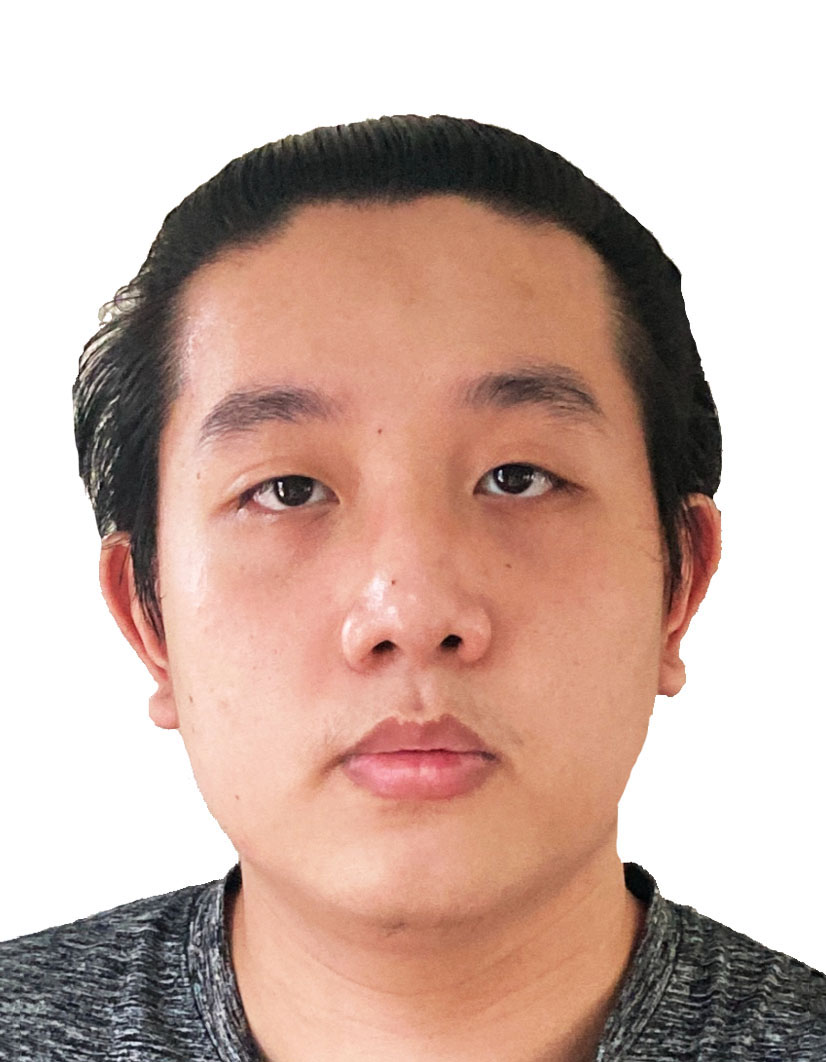
#> input picture lab4/MyFacePicSVRC.jpg, 826 x 1062 px, found by its file name
$ python cdf.py
#> lines starting #> are read from the running program, lines starting #| are printed output that depends on the picture
import cv2 as cv
import numpy as np
from matplotlib import pyplot as plt
img = cv.imread(r'D:\Lab\Telecommunication Lab\lab4\MyFacePicSVRC.jpg',0)
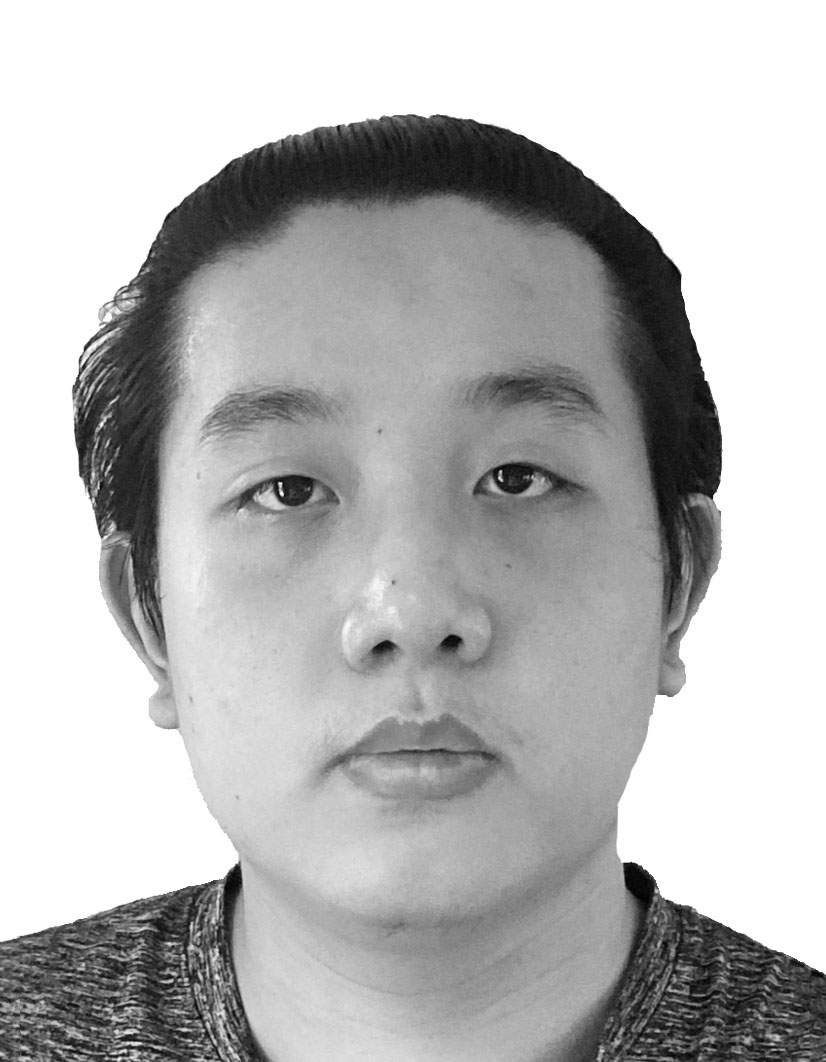
#> img: shape (1062, 826); min 0, max 255, mean 184
# data distribution , cdf from hist and normalized
hist,bins = np.histogram(img.ravel(),256,[0,256])
#> hist = 256 values, max 337562 at index 255, min 4 at index 1, mean 3426.6; bins = 257 values from 0 to 256
cdf = hist.cumsum()
#> cdf = 256 values from 9 to 877212
cdf_normalized = cdf * float(hist.max()) / cdf.max()
#> cdf_normalized = 256 values from 3.46 to 337562
plt.hist(img.ravel(),256,[0,256], color = 'r')
plt.plot(cdf_normalized, color = 'b')
plt.xlim([0,256])
plt.legend(('Normalized CDF','Histogram'), loc = 'upper left')
plt.ylabel('Number Of Pixel'),plt.xlabel('Intensity  value')
plt.show()
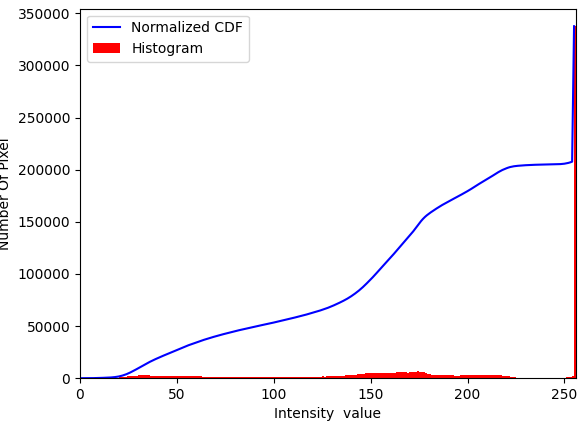
#> figure drawn by matplotlib, 1 panel; tallest bar 337562 high, from x = 255 to 256; curve peaks at x = 255, y = 337562

$ run again, with lab4/MyFacePic1.jpg copied over lab4/MyFacePicSVRC.jpg
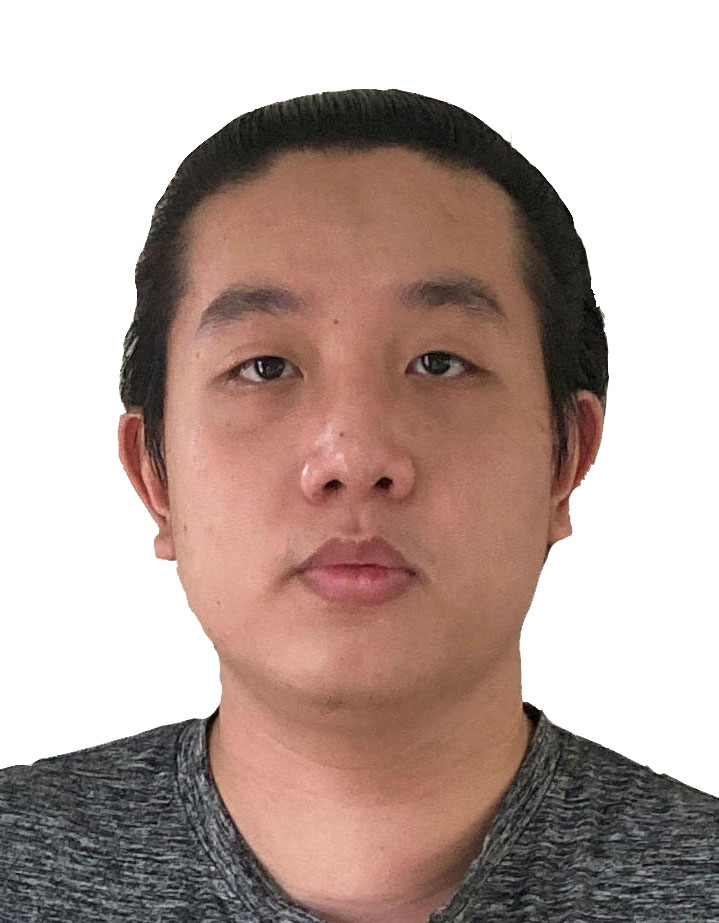
#> input picture lab4/MyFacePic1.jpg, 719 x 923 px, found by its file name
#> `img = cv.imread(r'D:\Lab\Telecommunication Lab\lab4\MyFacePicSVRC.jpg'..`:
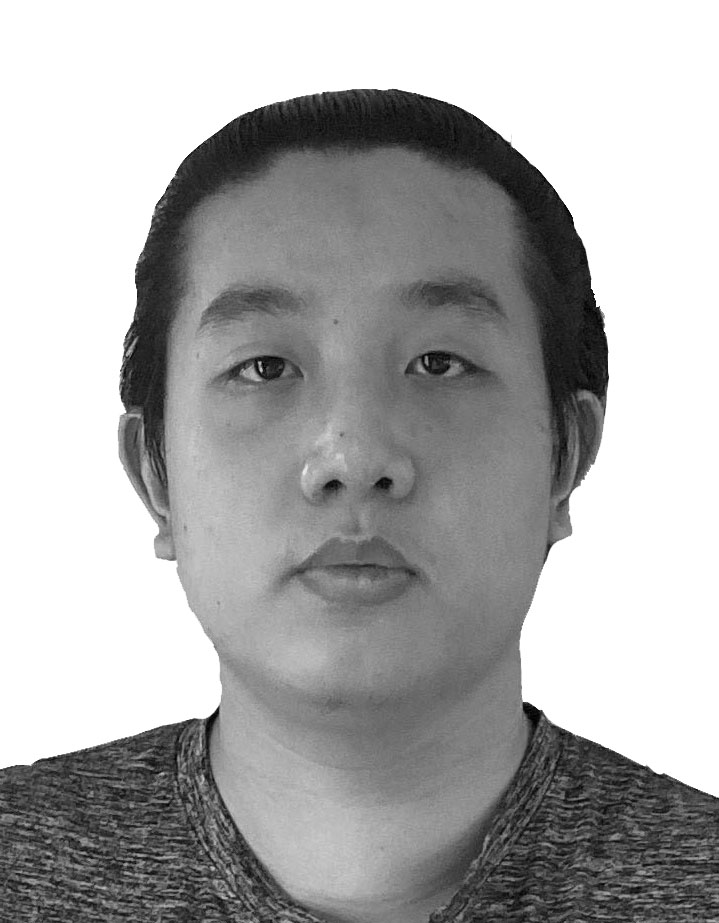
#> img: shape (923, 719); min 0, max 255, mean 171.5
#> hist = 256 values, max 276786 at index 255, min 9 at index 1, mean 2592.3; bins = 257 values from 0 to 256
#> cdf = 256 values from 26 to 663637
#> cdf_normalized = 256 values from 10.84 to 276786
#> `plt.show()`:
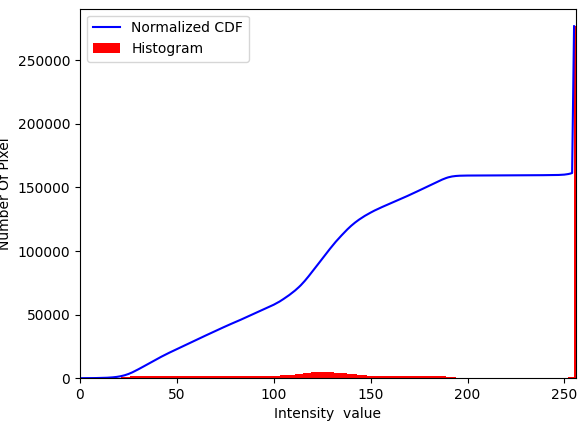
#> figure drawn by matplotlib, 1 panel; tallest bar 276786 high, from x = 255 to 256; curve peaks at x = 255, y = 276786

$ run again, with lab4/MyFacePic2.jpg copied over lab4/MyFacePicSVRC.jpg
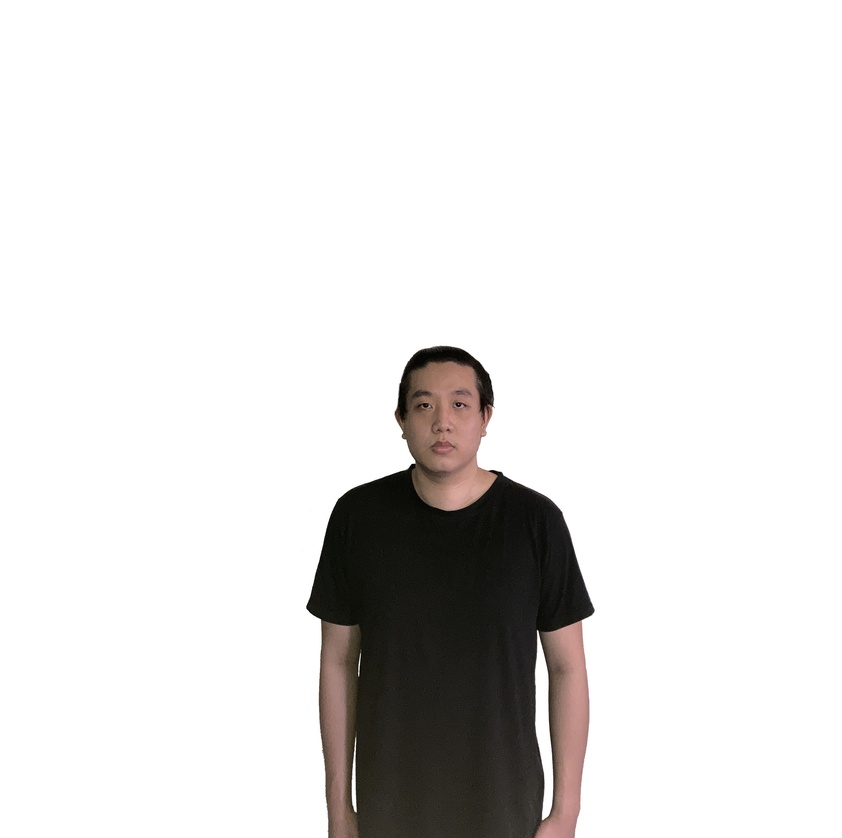
#> input picture lab4/MyFacePic2.jpg, 842 x 838 px, shrunk from 3024 x 3012 before the run, found by its file name
#> `img = cv.imread(r'D:\Lab\Telecommunication Lab\lab4\MyFacePicSVRC.jpg'..`:
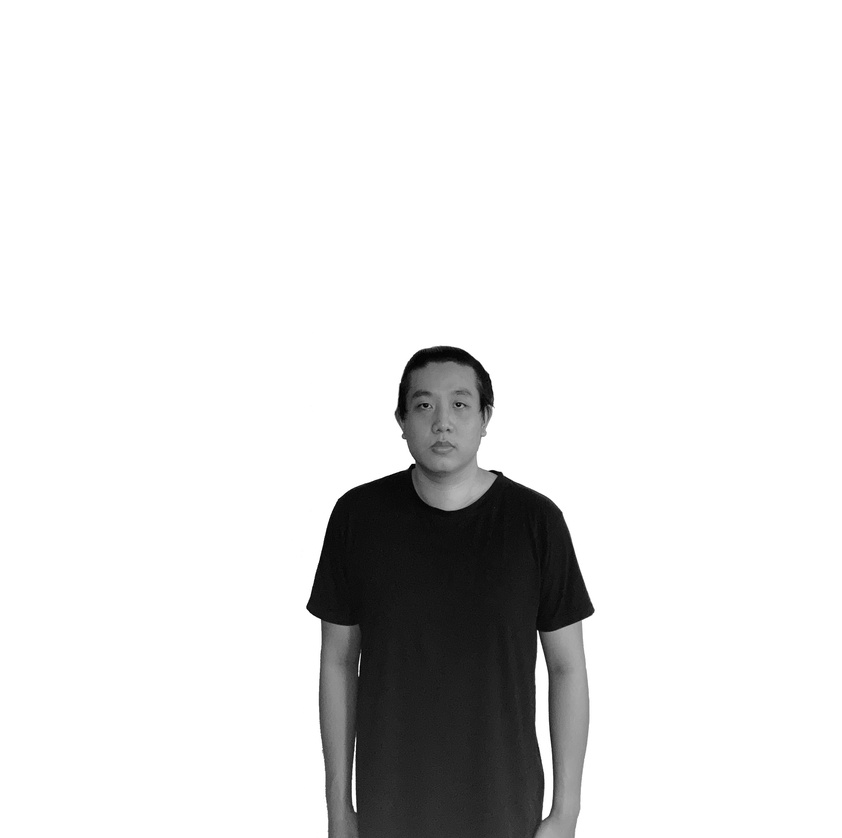
#> img: shape (838, 842); min 0, max 255, mean 226.1
#> hist = 256 values, max 600966 at index 255, min 5 at index 186, mean 2756.2; bins = 257 values from 0 to 256
#> cdf = 256 values from 11 to 705596
#> cdf_normalized = 256 values from 9.37 to 600966
#> `plt.show()`:
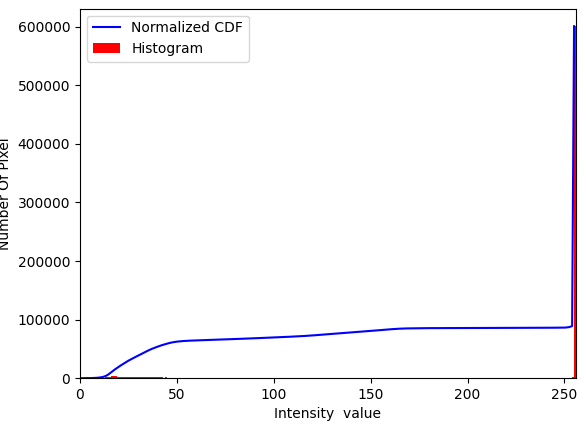
#> figure drawn by matplotlib, 1 panel; tallest bar 600966 high, from x = 255 to 256; curve peaks at x = 255, y = 600966

$ run again, with lab4/MyFacePic3.jpg copied over lab4/MyFacePicSVRC.jpg
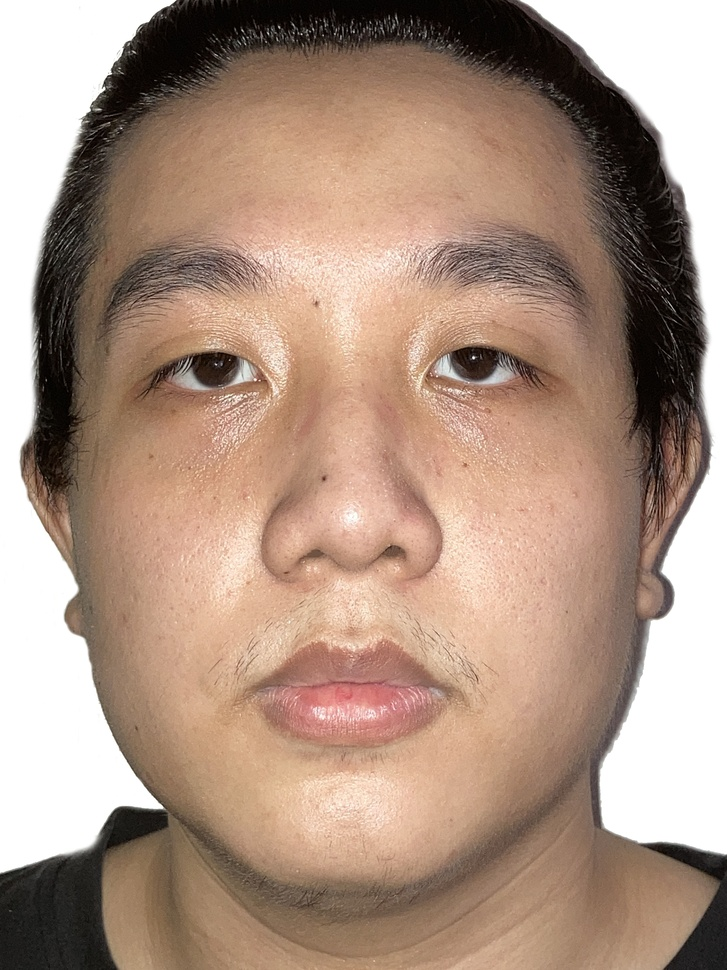
#> input picture lab4/MyFacePic3.jpg, 727 x 970 px, shrunk from 3024 x 4032 before the run, found by its file name
#> `img = cv.imread(r'D:\Lab\Telecommunication Lab\lab4\MyFacePicSVRC.jpg'..`:
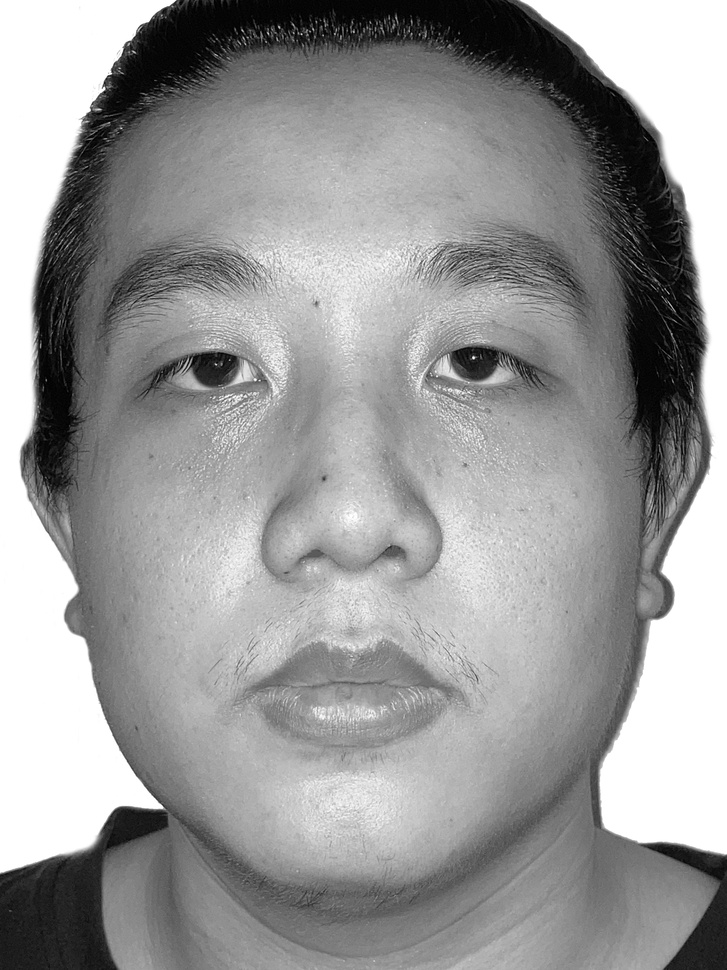
#> img: shape (970, 727); min 0, max 255, mean 153
#> hist = 256 values, max 113317 at index 255, min 174 at index 247, mean 2754.6; bins = 257 values from 0 to 256
#> cdf = 256 values from 527 to 705190
#> cdf_normalized = 256 values from 84.68 to 113317
#> `plt.show()`:
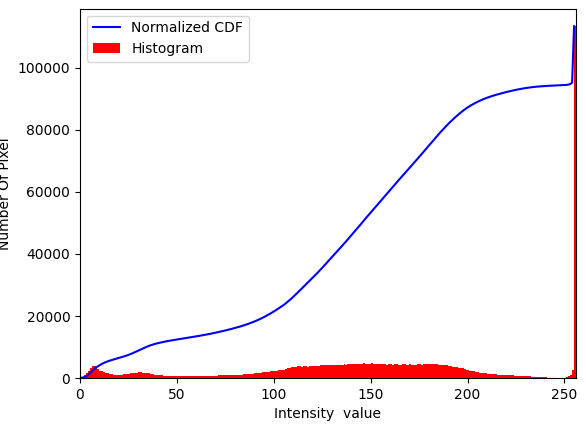
#> figure drawn by matplotlib, 1 panel; tallest bar 113317 high, from x = 255 to 256; curve peaks at x = 255, y = 113317
